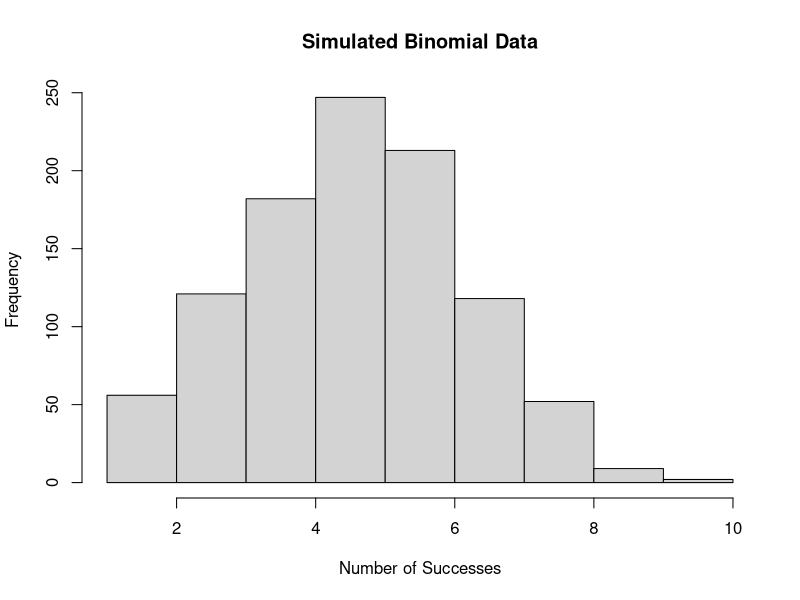
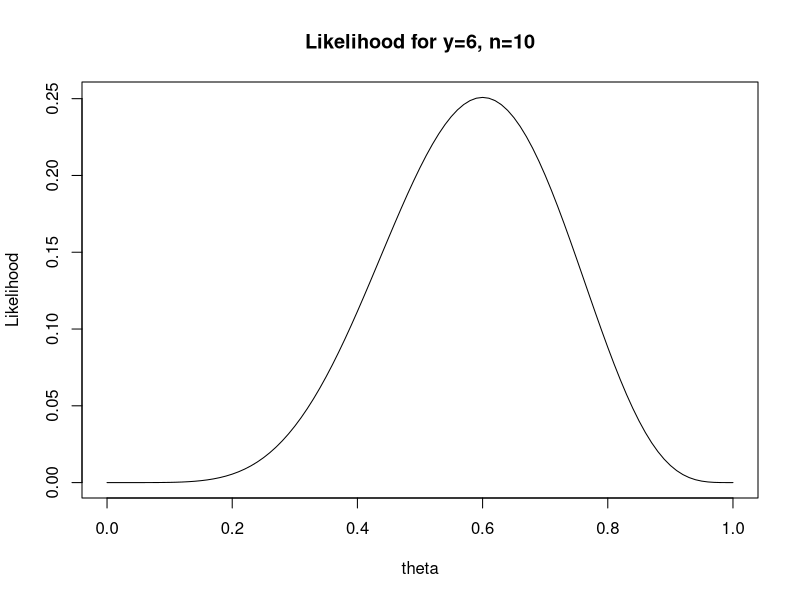
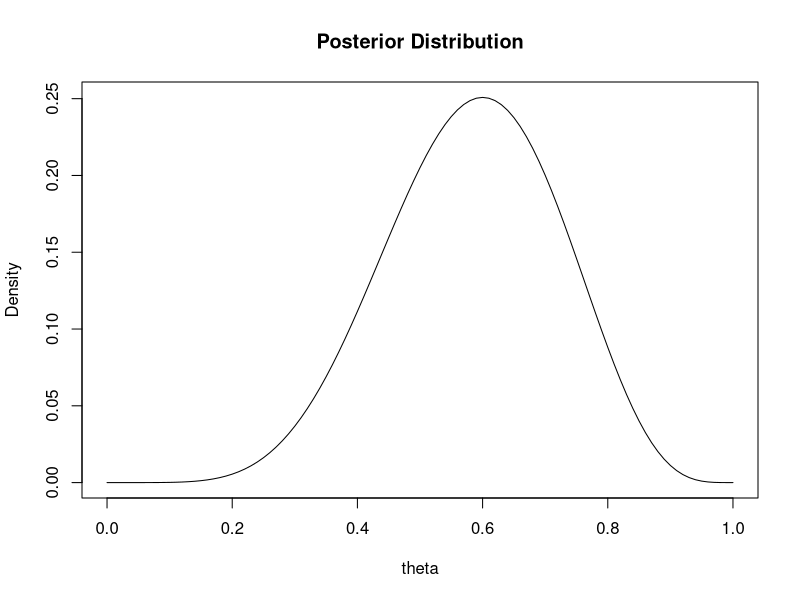

Reproduce these figures in R, in order.
# This code simulates binomial data for n = 10 trials with theta = 0.5.
n <- 10 # Number of trials
theta <- 0.5 # Probability of success
y <- rbinom(1000, size = n, prob = theta)
hist(y, main = "Simulated Binomial Data", xlab = "Number of Successes")

# This code calculates and plots the likelihood of observing y = 6 successes
# out of n = 10 trials.
theta_seq <- seq(0, 1, by = 0.01)
likelihood <- dbinom(6, size = 10, prob = theta_seq)
plot(theta_seq, likelihood, type = "l",
     main = "Likelihood for y=6, n=10",
     xlab = "theta", ylab = "Likelihood")

# This code calculates the posterior distribution for a binomial
# example with uniform prior.
bayesian_posterior <- function(theta, y, n) { 
dbinom(y, size = n, prob = theta) * dunif(theta, 0, 1) 
}
theta_seq <- seq(0, 1, by = 0.01)
posterior <- sapply(theta_seq, bayesian_posterior, y = 6, n = 10)
plot(theta_seq, posterior, type = "l", main = "Posterior Distribution",
     xlab = "theta", ylab = "Density")